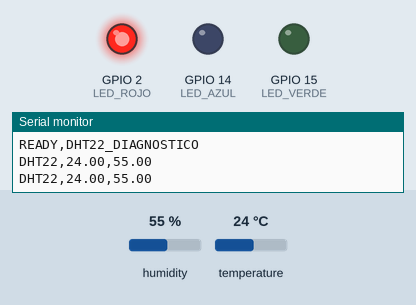
A sketch run on a simulated ESP32. Shown: output pins drawn as LEDs (lit = HIGH), the last lines printed to the serial monitor. The inputs (shaded band) are chosen by the test bench; at power-on: temperature 24 °C, humidity 55 %.

Above: at 3.3 s.
3.4 s: temperature set to 21.5 °C
6.7 s: temperature set to 20.2 °C
At 8.1 s:
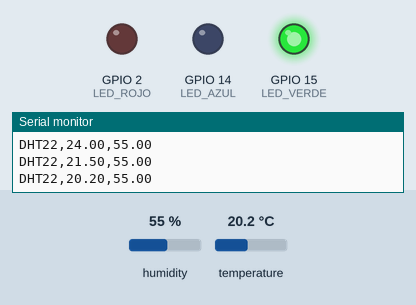
10.0 s: temperature set to 12.5 °C
13.3 s: temperature set to 11.2 °C
At 15.6 s:
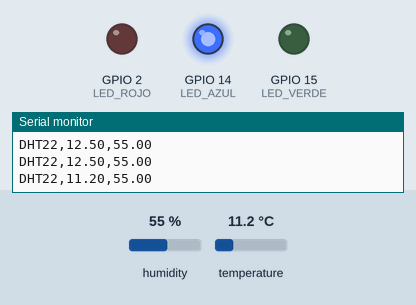
16.6 s: temperature set to 12 °C
At 18.9 s:
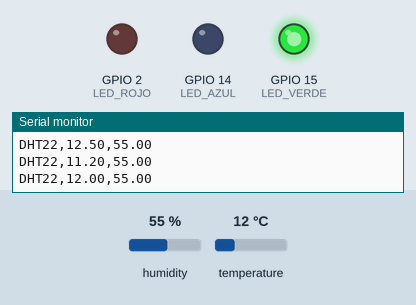
19.9 s: temperature set to 28 °C
At 21.1 s:
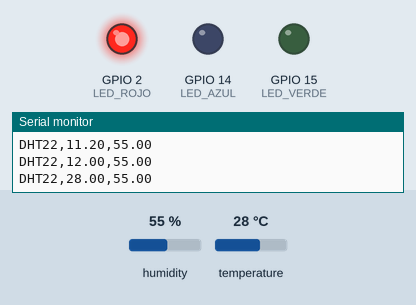
Timing chart, 0 to 22.9 s (numbered marks = the images above; inputs shaded):
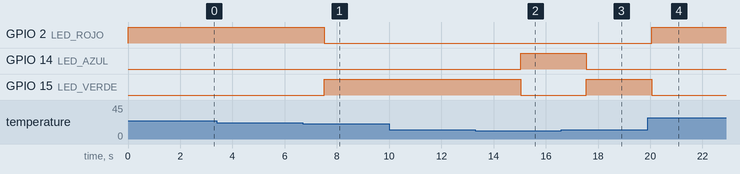

Measured:
- the behaviour switches between 21 and 20.9 °C on temperature (found by bisection; images 0 and 1)
- the behaviour switches between 12 and 11.9 °C on temperature (found by bisection; images 1 and 2)
- after the input at 6.7 s, GPIO 2 (LED_ROJO): HIGH → LOW after 0.82 s; GPIO 15 (LED_VERDE): LOW → HIGH after 0.82 s
- after the input at 13.3 s, GPIO 14 (LED_AZUL): LOW → HIGH after 1.7 s; GPIO 15 (LED_VERDE): HIGH → LOW after 1.7 s
- after the input at 16.6 s, GPIO 14 (LED_AZUL): HIGH → LOW after 0.94 s; GPIO 15 (LED_VERDE): LOW → HIGH after 0.94 s
- after the input at 19.9 s, GPIO 2 (LED_ROJO): LOW → HIGH after 0.15 s; GPIO 15 (LED_VERDE): HIGH → LOW after 0.15 s

The sketch:

Diagnostico_DHT22.ino
```cpp
#include <Arduino.h>
#include <DHT.h>
#define PIN_DHT 13
#define LED_AZUL 14
#define LED_VERDE 15
#define LED_ROJO 2
DHT dht(PIN_DHT,DHT22);
void setup(){Serial.begin(115200);dht.begin();pinMode(LED_AZUL,OUTPUT);pinMode(LED_VERDE,OUTPUT);pinMode(LED_ROJO,OUTPUT);Serial.println("READY,DHT22_DIAGNOSTICO");}
void loop(){float t=dht.readTemperature(),h=dht.readHumidity();digitalWrite(LED_AZUL,LOW);digitalWrite(LED_VERDE,LOW);digitalWrite(LED_ROJO,LOW);if(isnan(t)||isnan(h)){Serial.println("ERROR,DHT22_SIN_LECTURA");}else{int pin=t<12?LED_AZUL:(t<21?LED_VERDE:LED_ROJO);digitalWrite(pin,HIGH);Serial.printf("DHT22,%.2f,%.2f\n",t,h);}delay(2500);}
```
